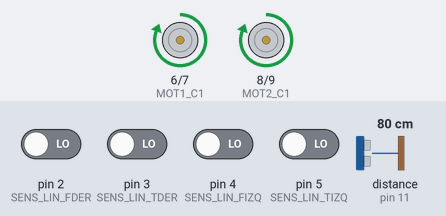
Simulated run of this sketch. Board: Arduino Uno, built with avr-gcc and run on an emulated ATmega328P. Parts: motor-driver pin pairs drawn as motors (green arrow = first pin HIGH = forward, orange = second pin HIGH = backward, longer = more drive). Wiring (inferred from the names in the program): ultrasonic range finder: trigger pin 10; echo pin 11. The test bench sets the inputs (shaded band); at power-on: pin 2 (SENS_LIN_FDER), pin 3 (SENS_LIN_TDER), pin 4 (SENS_LIN_FIZQ), pin 5 (SENS_LIN_TIZQ) LOW, distance to the obstacle (sensor on pin 11) 80 cm. The echo pulse lasts 58.3 µs per cm.

Above: at 6.2 s.
6.3 s: pin 2 (SENS_LIN_FDER) driven HIGH
At 6.7 s:
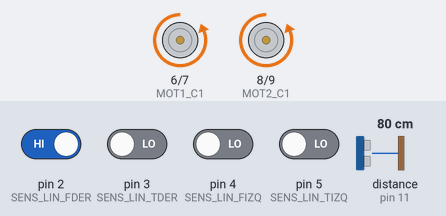
9.3 s: pin 2 (SENS_LIN_FDER) driven LOW
At 11.7 s:
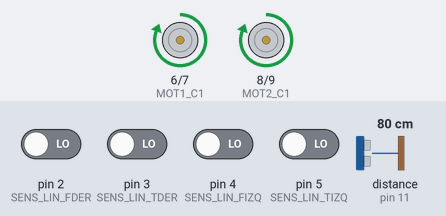
12.3 s: pin 3 (SENS_LIN_TDER) driven HIGH
At 13.0 s:
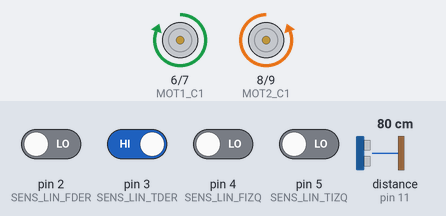
15.3 s: pin 3 (SENS_LIN_TDER) driven LOW
At 17.4 s:
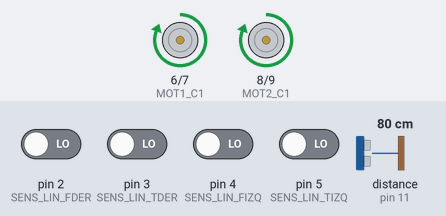
Timing chart, 0 to 18.9 s (numbered marks = the images above; inputs shaded):
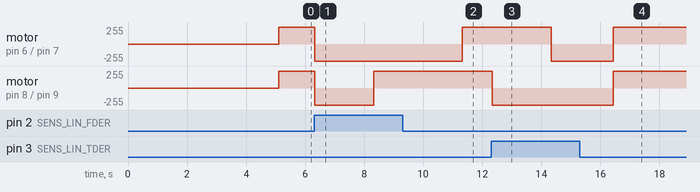

Measured:
- after the input at 6.3 s, motor on pin 6 (MOT1_C1) / pin 7 (MOT1_C2): forward 255/255 → backward 255/255 at once; motor on pin 8 (MOT2_C1) / pin 9 (MOT2_C2): forward 255/255 → backward 255/255 at once, → forward 255/255 2.0 s later
- after the input at 9.3 s, motor on pin 6 (MOT1_C1) / pin 7 (MOT1_C2): goes on until 11.3 s, then stays forward 255/255; motor on pin 8 (MOT2_C1) / pin 9 (MOT2_C2): stays forward 255/255 (without the input it goes to backward 255/255 after 2.1 s)
- after the input at 12.3 s, motor on pin 6 (MOT1_C1) / pin 7 (MOT1_C2): forward 255/255 → backward 255/255 after 2.0 s; motor on pin 8 (MOT2_C1) / pin 9 (MOT2_C2): forward 255/255 → backward 255/255 at once
- after the input at 15.3 s, motor on pin 6 (MOT1_C1) / pin 7 (MOT1_C2): goes on until 16.4 s, then stays forward 255/255; motor on pin 8 (MOT2_C1) / pin 9 (MOT2_C2): backward 255/255 → forward 255/255 after 1.1 s

The sketch:

RS_BasicMode_FUNCIONAL_01.ino
```cpp
/****************************************************************************************************************
 * DESCRIPCION: Este programa hace mover al robot-sumo hacia adelante y cuando detecta que se esta por salir del
 *              tatami gira y vuelve a avanzar hacia adelante
 *
 *              IGNORA LOS SENSORES DE LINEA SI DETECTA ALGO EL ULTRASONIDO!
 *
 * COMPONENTES:
 *    Arduino Uno.
 *    4 Sensor IR seguidor de línea.
 *    4 Motores DC con caja reductora.
 *    2 Doble puente H.
 *
 * ESTADO: EN PROCESO
 ****************************************************************************************************************/

int MOT1_C1 = 6;        //motor1 conector 1 lado izquierdo
int MOT1_C2 = 7;        //motor1 conector 2
int MOT2_C1 = 8;        //motor2 conector 1 lado derecho
int MOT2_C2 = 9;        //motor2 conector 2

int SENS_LIN_FDER = 2;  //sensor de linea Frente-Derecho
int SENS_LIN_TDER = 3;  //sensor de linea Trasero-Derecho
int SENS_LIN_FIZQ = 4;  //sensor de linea Frente-Izquierdo
int SENS_LIN_TIZQ = 5;  //sensor de linea Trasero-Izquierdo

const int SENS_ULTRASON_TRIGGER = 10; //Pin digital 10 para el TRIGGER del sensor ultrasonido
const int SENS_ULTRASON_ECHO = 11;    //Pin digital 11 para el ECHO del sensor ultrasonido

int LINEA_DETECTADA = 1; //DETECCION DE LINEA BLANCA = 0

void setup()
{

  //seteo pines de entrada de motores, sensores de linea y ultrasonido
  pinMode(MOT1_C1, OUTPUT);
  pinMode(MOT1_C2, OUTPUT);
  pinMode(MOT2_C1, OUTPUT);
  pinMode(MOT2_C2, OUTPUT);

  pinMode(SENS_LIN_FDER, INPUT);
  pinMode(SENS_LIN_TDER, INPUT);
  pinMode(SENS_LIN_FIZQ, INPUT);
  pinMode(SENS_LIN_TIZQ, INPUT);

  pinMode(SENS_ULTRASON_TRIGGER, OUTPUT);
  pinMode(SENS_ULTRASON_ECHO, INPUT);

  digitalWrite(SENS_ULTRASON_TRIGGER, LOW);//Inicializamos el pin con 0

  delay(5000); //5 segundos iniciales de quietud
}

void loop()
{
  for(;;)
  {
    delay(50);

    checkEnemy();

  }
}

void comandos(char comando)
{
  switch(comando)
  {
    case 'm':                           //el robot avanza.
      marcha(MOT1_C1,MOT1_C2);
      marcha(MOT2_C1,MOT2_C2);
      break;
    case 'c':                           //el robot retrocede.
      contramarcha(MOT1_C1,MOT1_C2);
      contramarcha(MOT2_C1,MOT2_C2);
      break;
    case 's':                           //el robot se detiene
      parada(MOT1_C1,MOT1_C2);
      parada(MOT2_C1,MOT2_C2);
      break;
    case 'd':                           //el motor der avanza, izq retrocede
      giroDer(MOT1_C1,MOT1_C2,MOT2_C1,MOT2_C2);
      break;
    case 'i':                           //el motor izq avanza, der retrocede
      giroIzq(MOT1_C1,MOT1_C2,MOT2_C1,MOT2_C2);
      break;
    default:                            //el robot se detiene
      parada(MOT1_C1,MOT1_C2); //motor1
      parada(MOT2_C1,MOT2_C2); //motor2
      break;
  }
}

void marcha(int b1,int b2)
{
  digitalWrite(b1, HIGH);
  digitalWrite(b2, LOW);
}

void contramarcha(int b1, int b2)
{
  digitalWrite(b1, LOW);
  digitalWrite(b2, HIGH);
}

void parada(int b1, int b2)
{
  digitalWrite(b1, LOW);
  digitalWrite(b2, LOW);
}

void giroIzq(int b1, int b2, int b3, int b4)
{
  contramarcha(b1,b2); //motor1 - izq
  marcha(b3,b4); //motor2 - der
}

void giroDer(int b1, int b2, int b3, int b4)
{
  marcha(b1,b2); //motor1 - izq
  contramarcha(b3,b4); //motor2 - der
}

long medirDistancia()
{
  long t; //tiempo que demora en llegar el eco
  long d; //distancia en centimetros

  digitalWrite(SENS_ULTRASON_TRIGGER, HIGH);
  delayMicroseconds(10);                      //Enviamos un pulso de 10us
  digitalWrite(SENS_ULTRASON_TRIGGER, LOW);

  t = pulseIn(SENS_ULTRASON_ECHO, HIGH);      //obtenemos el ancho del pulso
  // 1/59 = 0.0169492
  d = t * 0.0169492;                          //escalamos el tiempo a una distancia en cm

  return d;
}

//calculo de promedio de 10 distancias sensadas por el ultrasonido
long promedioDistancia()
{
  long distancia;
  long distancia_total = 0;

  for(int i = 10 ; i>0; i--)
  {
    distancia = medirDistancia();
    distancia_total = distancia_total + distancia;
  }
  // 1/10 = 0.1
  return (distancia_total * 0.1);
 }

//busqueda del contrincante
void checkEnemy()
{
  long distancia_promedio = promedioDistancia();

  if(distancia_promedio <= 10) // el ring tiene un area de 175cm o 154cm -- alrededor hay 100cm vacio
  {
    comandos('m');
  }
  else
  {
    if(checkSenLineaTodos() == LINEA_DETECTADA)
    {
      comandos('s');
      checkSensorLinea();
    }
    else
    {
      comandos('m');
    }
  }
}

int checkSenLineaTodos() //VERIFICO SI ALGUN SENSOR DETECTA ALGO
{
  int sensor1, sensor2, sensor3, sensor4;
  sensor1 = leerSensorLinea(SENS_LIN_FDER);
  sensor2 = leerSensorLinea(SENS_LIN_TDER);
  sensor3 = leerSensorLinea(SENS_LIN_FIZQ);
  sensor4 = leerSensorLinea(SENS_LIN_TIZQ);

  if(LINEA_DETECTADA == 0)
  {
    return (sensor1 & sensor2 & sensor3 & sensor4); //linea_cerca = 0 significa LINEA BLANCA CERCA AHHHH CORRAN
  }
  else //caso en el que usemos COLORES INVERTIDOS
  {
    return (sensor1 | sensor2 | sensor3 | sensor4);
  }
}

//leo sensor
int leerSensorLinea(int sensor)
{
  int value = 1;
  value = digitalRead(sensor);
  return value;
}

//verifico cual sensor detecto la linea blanca
void checkSensorLinea()
{
  int sensorPin;
  sensorPin = leerSensorLinea(SENS_LIN_FDER); //sensor de linea Frente-Derecho
  if(sensorPin == LINEA_DETECTADA)
  {
    reaccionFrenteDer();
  }
  else
  {
    sensorPin = leerSensorLinea(SENS_LIN_TDER); //sensor de linea Trasero-Derecho
    if(sensorPin == LINEA_DETECTADA)
    {
      reaccionTraseroDer();
    }
    else
    {
      sensorPin = leerSensorLinea(SENS_LIN_FIZQ); //sensor de linea Frente-Izquierdo
      if(sensorPin == LINEA_DETECTADA)
      {
        reaccionFrenteIzq();
      }
      else
      {
        sensorPin = leerSensorLinea(SENS_LIN_TIZQ); //sensor de linea Trasero-Izquierdo
        if(sensorPin == LINEA_DETECTADA)
        {
          reaccionTraseroIzq();
        }
      }
    }
  }
}

//reaccion a sensor frente-derecho
void reaccionFrenteDer()
{
  comandos('c');
  delay(2000);
  comandos('i');
  delay(tiempoGiro(135));
  comandos('m');
}

//reaccion a sensor frente-izquierdo
void reaccionFrenteIzq()
{
  comandos('c');
  delay(2000);
  comandos('d');
  delay(tiempoGiro(135));
  comandos('m');
  }

//reaccion a sensor trasero-derecho
void reaccionTraseroDer()
{
  //hay que chekar!!

  //SI LO ESTAN EMPUJANDO Y ESTA POR CAERSE EN EL BORDE DERECHO -- DOBLA LAS RUEDAS PARA LA DER ?
  comandos('d');
  delay(2000);

  //UNA VEZ QUE SALE DE PELIGRO INTENTA TIRAR AL ENEMIGO GIRANDO PARA LA IZQUIERDA (asumo que van a quedar en paralelo mirando al borde -- el enemy estaria a la izq)
  comandos('c');
  delay(2000);
  }

//reaccion a sensor trasero-izquierdo
void reaccionTraseroIzq()
{
  //hay que chekar!!

  //SI LO ESTAN EMPUJANDO Y ESTA POR CAERSE EN EL BORDE IZQUIERDO -- DOBLA LAS RUEDAS PARA LA IZQ ?
  comandos('i');
  delay(2000);
  //UNA VEZ QUE SALE DE PELIGRO INTENTA TIRAR AL ENEMIGO GIRANDO PARA LA DERECHA (asumo que van a quedar en paralelo mirando al borde -- el enemy estaria a la der)
  comandos('c');
  delay(2000);
  }

int tiempoGiro(int angulo) //calculo el tiempo que requiere el robot para girar cierto angulo
{
  int tgiro360 = 8000; //tiempo que tarda en dar un giro completo 8 segundos -- aprox

  //REGLA DE 3 SIMPLES --- esto capaz podria estar en una funcion aparte
  // 1/360 = 0.00277778
  return ((angulo * 0.00277778) * tgiro360);
}
```
